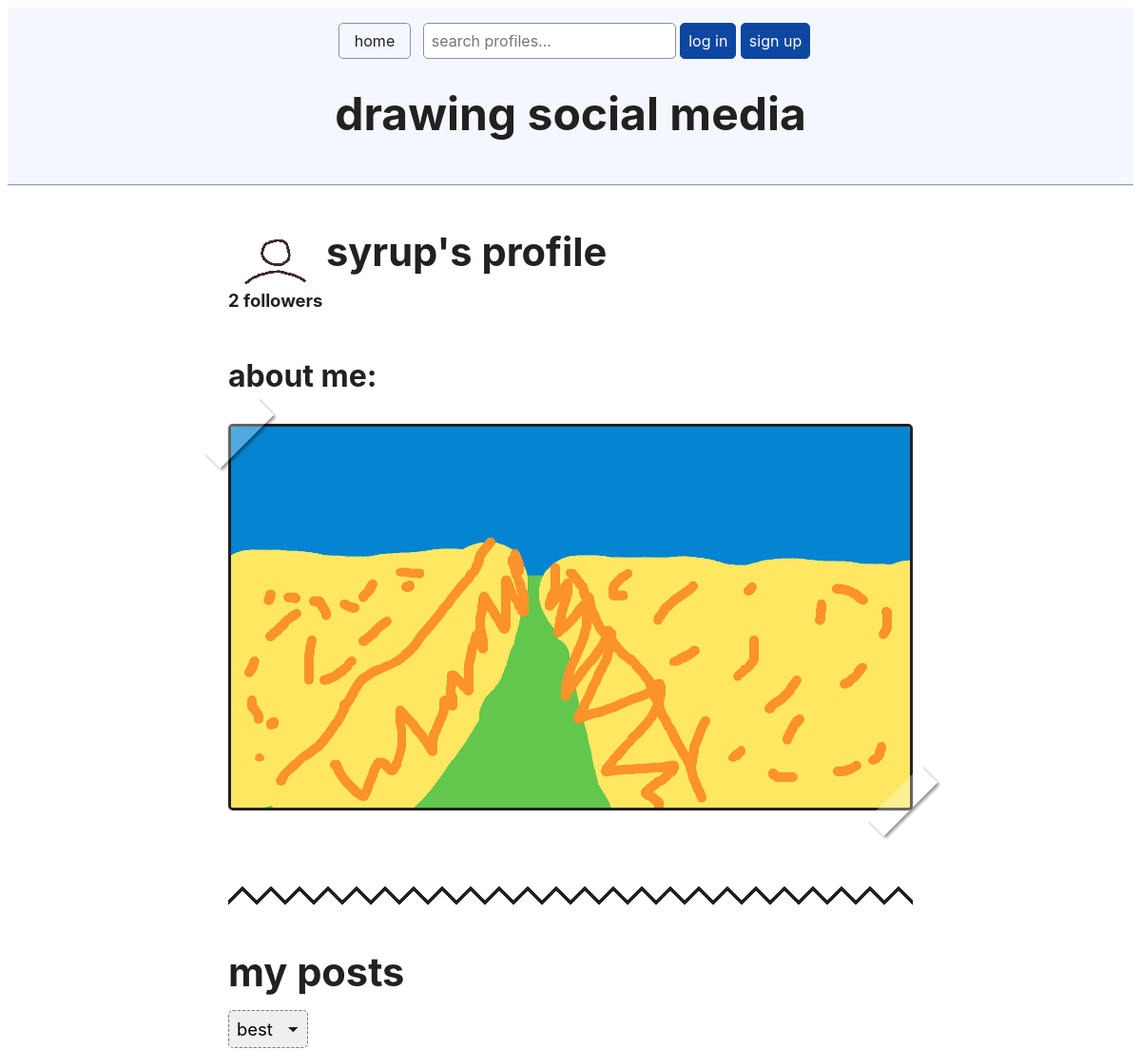
Before: /profile/1/ (upper part) with the older database file.
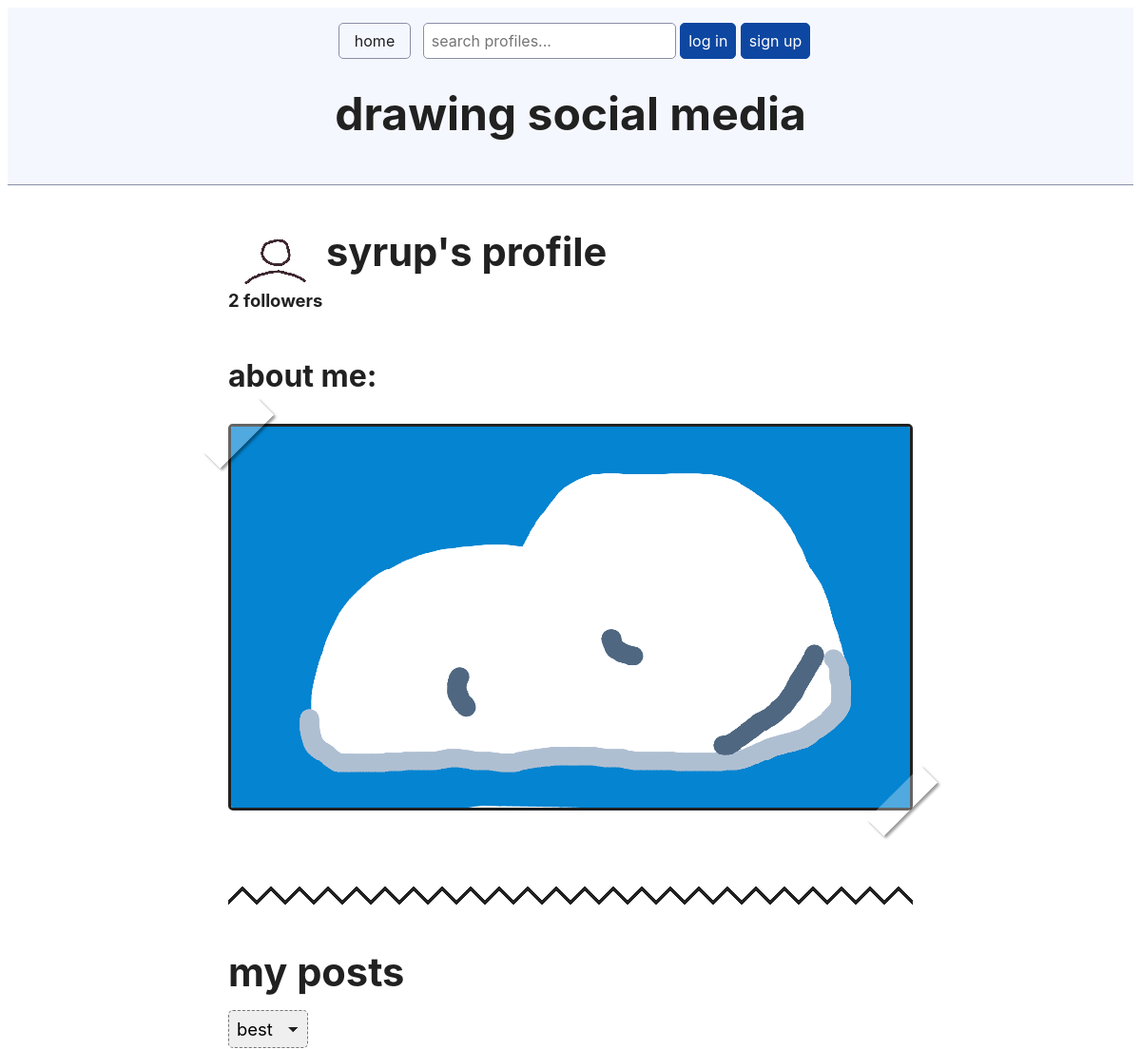
After: the same page with the newer database file.
### socialMedia/models.py (models this page shows)
class UserProfile(models.Model):
    user = models.OneToOneField(User, on_delete=models.CASCADE)
    profile_picture = models.ImageField(default="placeholders/fpfPlaceholder.png")
    bio_picture = models.ImageField(default="placeholders/bioPlaceholder.png")
    def __str__(self):
        return self.user.username

### socialMedia/views.py (the view, shortened to what this page needs)
# urls.py: path('profile/<int:pk>/',views.profile_detail,name="profile_detail"),
def profile_detail(request, pk):
    profile = UserProfile.objects.get(pk=pk)
    page=1
    order_by="-like_count"
    url_sort_by="best"
    parsed_url = parse_qs(urlparse(request.build_absolute_uri()).query)
    if('page' in parsed_url):
        page=parsed_url['page'][0]
    posts = Post.objects.filter(created_by=pk)
    posts = Paginator(posts.annotate(like_count=Count('likes')+1).order_by(order_by), 10)
    context = {
        "profile" : profile,
        "posts": posts.page(page),
        "url_sort_by":url_sort_by,
        "sort_by" :order_by,
        "page" : page,
        "max_page" : posts.num_pages,
    }
    return render(request, "profile_detail.html", context)

### socialMedia/templates/profile_detail.html (shortened to what this page needs)
{% extends "base.html" %}
{% block page_content %}
    <!-- {% load static %}
    <img src="/media/{{post.body.name }}" alt="body image"> -->
    <div style="margin-top: 3rem;margin-bottom: 3rem;">
        {% if user == profile.user %}
            <a href="{% url 'create_pfp' %}"><img style="height: 55px; border-style: none;vertical-align: middle;" src="/media/{{profile.profile_picture}}" alt="body image"></a>
        {% else %}
            <img style="height: 55px; border-style: none;vertical-align: middle;" src="/media/{{profile.profile_picture}}" alt="body image">
        {% endif %}
        {% if user == profile.user %}
            <h2 style="display: inline;">my profile</h2>
        {% else %}
            <h2 style="display: inline;">{{profile.user}}'s profile</h2>
        {% endif %}
        {% if user.is_authenticated %}
            {% if profile.user != user %}
                {% load filters %}
            {% endif %}
        {% endif %}
        <br>
        <b style="margin-top: 0;" id="fc{{profile.pk}}" >{{profile.followers.all.count}} followers </b>
        <h3>about me:</h3>
        {% if user == profile.user %}
            <div class="photo"><a href="{% url 'create_bio' %}"><img class="art" style="width: 100%; vertical-align: middle;" src="/media/{{profile.bio_picture}}" alt="body image"></a></div>
        {% else %}
            <div class="photo"><img class="art" style="width: 100%; vertical-align: middle;" src="/media/{{profile.bio_picture}}" alt="body image"></div>
        {% endif %}
    </div>
    <div class="zig-zag-line"></div>
    <h2 style="margin: 1rem 0 1rem 0;">my posts</h2>
    {% include "components/sort.html" %}
{% endblock page_content %}

### socialMedia/templates/base.html (shortened to what this page needs)
<!DOCTYPE html>
<html lang="en">
<head>
    {% load static %}
    <link rel="stylesheet" href="{% static 'simple.min.css' %}">
</head>
<body>
<header>
    <nav>
        <a href="{% url 'home'%}">home</a>
        <form style="display: inline;" method="get" id="search">
            <input type="text" onchange="document.getElementById('search').action = `/search/${this.value}/`;" placeholder="search profiles...">
        </form>
        {% if user.is_authenticated %}
            <a href="{% url 'profile_detail' user.pk %}">account</a>
            <form style="display: inline;" method="post" action="{% url 'logout' %}">
                {% csrf_token %}
                <button type="submit">log Out</button>
            </form>
        {% else %}
            <form style="display: inline;" method="post" action="{% url 'login' %}">
                <button type="submit">log in</button>
            </form>
            <form style="display: inline;" method="post" action="{% url 'signup' %}">
                <button type="submit">sign up</button>
            </form>
        {% endif %}
    </nav>
    <h1>drawing social media</h1>
</header>
{% block page_content %}{% endblock page_content %}
</body>
</html>

### socialMedia/templates/components/sort.html (shortened to what this page needs)
<div>
    <select onchange="location = window.location.href.split('?')[0] + this.value;">
        {% if url_sort_by == "new" %}
            <option selected value="?sort_by=new">new</option>
            <option value="?sort_by=best">best</option>
            <option value="?sort_by=worst">worst</option>
        {%  elif url_sort_by == "best" %}
            <option selected value="?sort_by=best">best</option>
         {%  elif url_sort_by == "worst" %}
            <option value="?sort_by=new">new</option>
            <option value="?sort_by=best">best</option>
            <option selected value="?sort_by=worst">worst</option>
        {% endif%}
    </select>
</div>

### socialMedia/templates/components/post.html (shortened to what this page needs)
{% load static %}
{% load filters %}

Changed rows visible on the page:
changed UserProfile "syrup": bio_picture: a different picture
